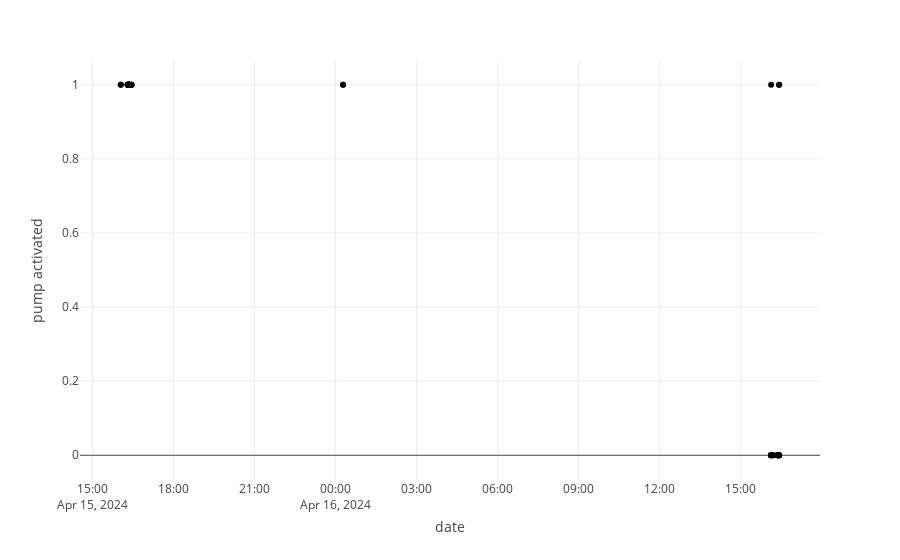

The code cell stored with this chart in its notebook:
### Code cell
fig = px.scatter(
                data_frame=pump_pd, y="pump activated", x="date"
)
fig.show()

### Figure 1 — Plotly figure (JSON) as saved in the notebook; plotly's stock layout.template omitted (floating-point values rounded to 4 significant figures)
{"data": [{"hovertemplate": "date=%{x}<br>pump activated=%{y}<extra></extra>", "legendgroup": "", "marker": {"color": "#000001", "symbol": "circle"}, "mode": "markers", "name": "", "orientation": "v", "showlegend": false, "type": "scatter", "x": ["2024-04-16T16:11:20", "2024-04-16T16:21:47", "2024-04-15T16:18:08", "2024-04-16T16:21:22", "2024-04-15T16:19:04", "2024-04-15T16:18:51", "2024-04-15T16:21:46", "2024-04-16T16:24:23", "2024-04-16T16:24:30", "2024-04-15T16:18:26", "2024-04-16T16:07:19", "2024-04-15T16:18:45", "2024-04-16T16:25:11", "2024-04-16T16:07:07", "2024-04-15T16:22:05", "2024-04-15T16:02:53", "2024-04-15T16:19:11", "2024-04-15T16:18:14", "2024-04-15T16:22:11", "2024-04-15T16:21:27", "2024-04-15T16:18:20", "2024-04-15T16:21:33", "2024-04-15T16:26:30", "2024-04-16T16:07:25", "2024-04-16T00:16:30", "2024-04-16T16:07:13", "2024-04-16T16:21:40", "2024-04-15T16:18:58", "2024-04-16T16:25:24", "2024-04-15T16:26:42", "2024-04-15T16:21:39", "2024-04-16T00:16:41", "2024-04-15T16:21:21", "2024-04-16T16:07:01", "2024-04-15T16:21:59", "2024-04-16T16:25:17", "2024-04-16T16:24:42", "2024-04-16T16:21:34", "2024-04-16T16:21:28", "2024-04-16T16:24:49", "2024-04-15T16:18:32", "2024-04-16T16:11:14", "2024-04-15T16:02:47", "2024-04-15T16:26:36", "2024-04-16T16:24:36"], "xaxis": "x", "y": [0, 0, 1, 0, 1, 1, 1, 0, 0, 1, 0, 1, 0, 0, 1, 1, 1, 1, 1, 1, 1, 1, 1, 1, 1, 0, 0, 1, 1, 1, 1, 1, 1, 0, 1, 0, 0, 0, 0, 1, 1, 0, 1, 1, 0], "yaxis": "y"}], "layout": {"legend": {"tracegroupgap": 0}, "margin": {"t": 60}, "xaxis": {"anchor": "y", "domain": [0, 1], "title": {"text": "date"}}, "yaxis": {"anchor": "x", "domain": [0, 1], "title": {"text": "pump activated"}}}}
